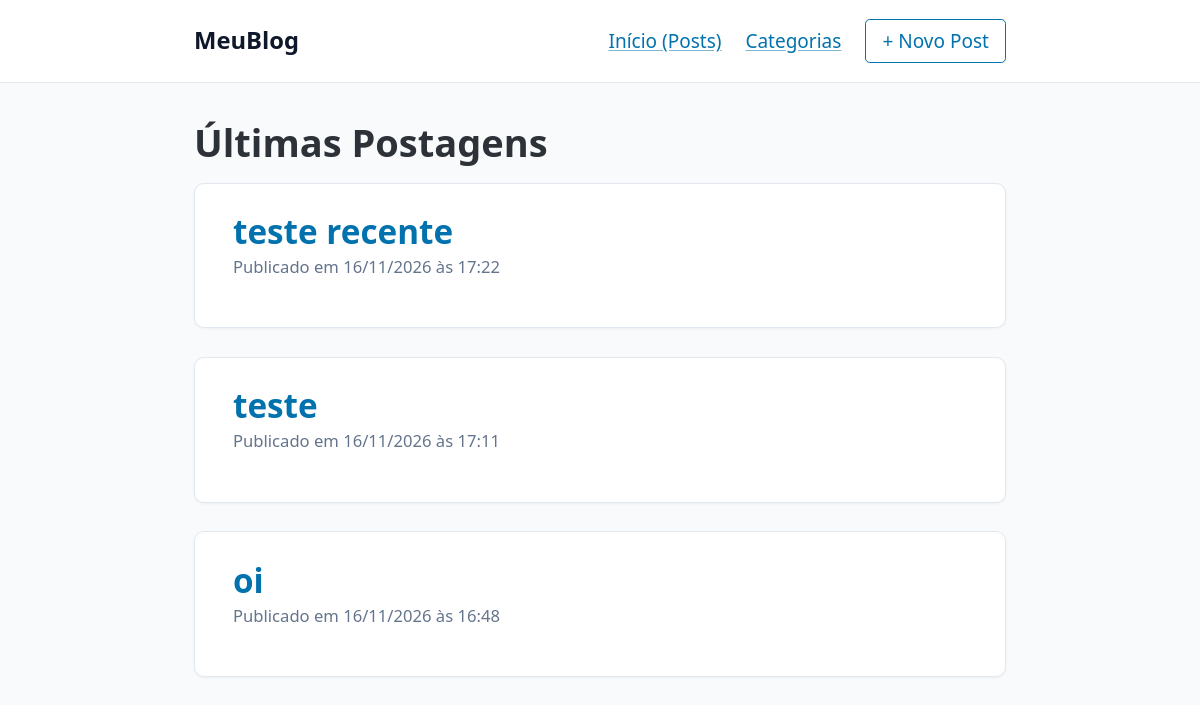
The app's page /, older data.
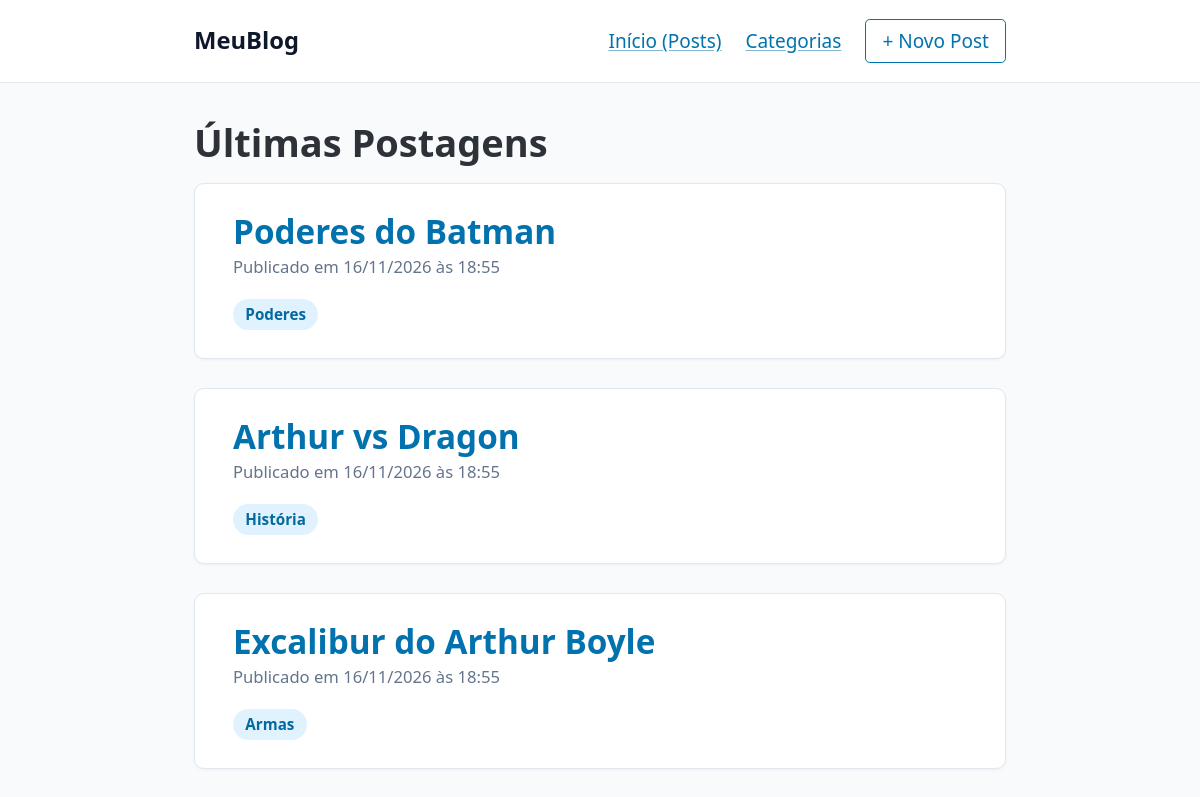
The same page, newer data.
### blog/models.py (models this page shows, shortened)
class Post(models.Model):
    title = models.CharField(max_length=200)
    content = models.TextField()
    post_date = models.DateTimeField(auto_now_add=True)
    categories = models.ManyToManyField(Category, related_name='posts', blank=True)

class Category(models.Model):
    name = models.CharField(max_length=100)
    description = models.TextField()

### blog/views.py (the view)
# urls.py: path('', views.PostListView.as_view(), name='post_list'),
class PostListView(ListView):
    model = Post
    template_name = 'post_list.html'
    context_object_name = 'posts'
    ordering = ['-post_date']

### templates/post_list.html
{% extends 'base.html' %}
{% block content %}
    {% if category %}
        <hgroup>
            <h1>Categoria: {{ category.name }}</h1>
            <p>{{ category.description }}</p>
        </hgroup>
    {% else %}
        <h1>Últimas Postagens</h1>
    {% endif %}
    {% for post in posts %}
        <article class="card">
            <h2 style="margin-bottom: 0.25rem;">
                <a href="{% url 'post_detail' post.pk %}" style="text-decoration: none;">{{ post.title }}</a>
            </h2>
            <p class="meta">Publicado em {{ post.post_date|date:"d/m/Y \à\s H:i" }}</p>
            <div>
                {% for cat in post.categories.all %}
                    <a href="{% url 'category_detail' cat.pk %}" class="badge">{{ cat.name }}</a>
                {% endfor %}
            </div>
        </article>
    {% empty %}
        <article class="card">
            <p style="margin: 0;">Nenhum post cadastrado.</p>
        </article>
    {% endfor %}
{% endblock %}

### templates/base.html (shortened to what this page needs)
<!DOCTYPE html>
<html lang="pt-br" data-theme="light">
<head>
    <link rel="stylesheet" href="https://cdn.jsdelivr.net/npm/@picocss/pico@2/css/pico.min.css">
</head>
<body>
    <header class="top-nav">
        <nav>
            <a href="{% url 'post_list' %}" class="brand">MeuBlog</a>
            <div>
                <a href="{% url 'post_list' %}" style="margin-right: 1rem;">Início (Posts)</a>
                <a href="{% url 'category_list' %}" style="margin-right: 1rem;">Categorias</a>
                <a href="{% url 'post_create' %}" role="button" class="outline" style="padding: 0.35rem 0.85rem;">+ Novo Post</a>
            </div>
        </nav>
    </header>
    <main class="container">
        {% block content %}
        {% endblock %}
    </main>
</body>
</html>

### templates/base.html (style rules this page uses)
body { background-color: #f8fafc; }
header.top-nav { background-color: #ffffff; border-bottom: 1px solid #e2e8f0; padding: 1rem 0; margin-bottom: 2rem; }
header.top-nav nav { max-width: 850px; margin: 0 auto; padding: 0 1rem; display: flex; justify-content: space-between; align-items: center; }
.brand { font-weight: 800; font-size: 1.25rem; color: #0f172a; text-decoration: none; }
main.container { max-width: 850px; margin: 0 auto; padding: 0 1rem 3rem 1rem; }
article.card { background: #ffffff; border: 1px solid #e2e8f0; border-radius: 10px; padding: 1.5rem 2rem; box-shadow: 0 1px 3px rgba(0, 0, 0, 0.05); margin-bottom: 1.5rem; }
.badge { display: inline-block; background-color: #e0f2fe; color: #0369a1; padding: 0.2rem 0.65rem; border-radius: 999px; font-size: 0.8rem; font-weight: 600; text-decoration: none; margin-right: 0.35rem; }
.meta { color: #64748b; font-size: 0.875rem; margin-bottom: 1rem; }

Row changes from the older to the newer data that the page shows:
removed Post: title "teste recente", post_date "16/11/2026 às 17:22"
removed Post: title "teste", post_date "16/11/2026 às 17:11"
removed Post: title "oi", post_date "16/11/2026 às 16:48"
added Post: title "Poderes do Batman", post_date "16/11/2026 às 18:55"
added Category: name "Poderes", shown under "Poderes do Batman"
added Post: title "Arthur vs Dragon", post_date "16/11/2026 às 18:55"
added Category: name "História", shown under "Arthur vs Dragon"
added Post: title "Excalibur do Arthur Boyle", post_date "16/11/2026 às 18:55"
added Category: name "Armas", shown under "Excalibur do Arthur Boyle"
